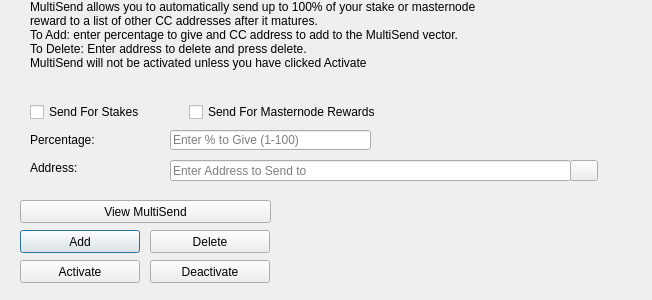
<?xml version="1.0" encoding="UTF-8"?>
<ui version="4.0">
 <class>MultiSendDialog</class>
 <widget class="QDialog" name="MultiSendDialog">
  <property name="windowModality">
   <enum>Qt::NonModal</enum>
  </property>
  <property name="geometry">
   <rect>
    <x>0</x>
    <y>0</y>
    <width>652</width>
    <height>300</height>
   </rect>
  </property>
  <property name="windowTitle">
   <string>MultiSend</string>
  </property>
  <widget class="QLineEdit" name="multiSendPercentEdit">
   <property name="geometry">
    <rect>
     <x>170</x>
     <y>130</y>
     <width>201</width>
     <height>20</height>
    </rect>
   </property>
   <property name="toolTip">
    <string>Enter whole numbers 1 - 100</string>
   </property>
   <property name="placeholderText">
    <string>Enter % to Give (1-100)</string>
   </property>
  </widget>
  <widget class="QLineEdit" name="multiSendAddressEdit">
   <property name="geometry">
    <rect>
     <x>170</x>
     <y>160</y>
     <width>401</width>
     <height>21</height>
    </rect>
   </property>
   <property name="toolTip">
    <string/>
   </property>
   <property name="placeholderText">
    <string>Enter Address to Send to</string>
   </property>
  </widget>
  <widget class="QLabel" name="label_2">
   <property name="geometry">
    <rect>
     <x>30</x>
     <y>0</y>
     <width>451</width>
     <height>121</height>
    </rect>
   </property>
   <property name="lineWidth">
    <number>1</number>
   </property>
   <property name="text">
    <string>MultiSend allows you to automatically send up to 100% of your stake or masternode reward to a list of other CC addresses after it matures.
To Add: enter percentage to give and CC address to add to the MultiSend vector.
To Delete: Enter address to delete and press delete.
MultiSend will not be activated unless you have clicked Activate</string>
   </property>
   <property name="alignment">
    <set>Qt::AlignLeading|Qt::AlignLeft|Qt::AlignTop</set>
   </property>
   <property name="wordWrap">
    <bool>true</bool>
   </property>
  </widget>
  <widget class="QLabel" name="message">
   <property name="geometry">
    <rect>
     <x>290</x>
     <y>200</y>
     <width>351</width>
     <height>91</height>
    </rect>
   </property>
   <property name="text">
    <string/>
   </property>
  </widget>
  <widget class="QPushButton" name="addButton">
   <property name="geometry">
    <rect>
     <x>20</x>
     <y>230</y>
     <width>120</width>
     <height>23</height>
    </rect>
   </property>
   <property name="toolTip">
    <string/>
   </property>
   <property name="statusTip">
    <string>Add to MultiSend Vector</string>
   </property>
   <property name="text">
    <string>Add</string>
   </property>
  </widget>
  <widget class="QPushButton" name="disableButton">
   <property name="geometry">
    <rect>
     <x>150</x>
     <y>260</y>
     <width>120</width>
     <height>23</height>
    </rect>
   </property>
   <property name="statusTip">
    <string>Deactivate MultiSend</string>
   </property>
   <property name="text">
    <string>Deactivate</string>
   </property>
  </widget>
  <widget class="QPushButton" name="addressBookButton">
   <property name="geometry">
    <rect>
     <x>570</x>
     <y>160</y>
     <width>28</width>
     <height>21</height>
    </rect>
   </property>
   <property name="toolTip">
    <string>Choose an address from the address book</string>
   </property>
   <property name="text">
    <string/>
   </property>
   <property name="icon">
    <iconset resource="../cc.qrc">
     <normaloff>:/icons/address-book</normaloff>:/icons/address-book</iconset>
   </property>
   <property name="shortcut">
    <string>Alt+A</string>
   </property>
   <property name="autoDefault">
    <bool>false</bool>
   </property>
  </widget>
  <widget class="QLabel" name="label">
   <property name="geometry">
    <rect>
     <x>30</x>
     <y>130</y>
     <width>121</width>
     <height>20</height>
    </rect>
   </property>
   <property name="toolTip">
    <string>Percentage of stake to send</string>
   </property>
   <property name="text">
    <string>Percentage:</string>
   </property>
  </widget>
  <widget class="QLabel" name="label_5">
   <property name="geometry">
    <rect>
     <x>30</x>
     <y>160</y>
     <width>111</width>
     <height>16</height>
    </rect>
   </property>
   <property name="toolTip">
    <string>Address to send portion of stake to</string>
   </property>
   <property name="text">
    <string>Address:</string>
   </property>
  </widget>
  <widget class="QPushButton" name="deleteButton">
   <property name="geometry">
    <rect>
     <x>150</x>
     <y>230</y>
     <width>120</width>
     <height>23</height>
    </rect>
   </property>
   <property name="toolTip">
    <string/>
   </property>
   <property name="statusTip">
    <string>Delete Address From MultiSend Vector</string>
   </property>
   <property name="text">
    <string>Delete</string>
   </property>
  </widget>
  <widget class="QPushButton" name="activateButton">
   <property name="geometry">
    <rect>
     <x>20</x>
     <y>260</y>
     <width>120</width>
     <height>23</height>
    </rect>
   </property>
   <property name="statusTip">
    <string>Activate MultiSend</string>
   </property>
   <property name="text">
    <string>Activate</string>
   </property>
  </widget>
  <widget class="QPushButton" name="viewButton">
   <property name="geometry">
    <rect>
     <x>20</x>
     <y>200</y>
     <width>251</width>
     <height>23</height>
    </rect>
   </property>
   <property name="toolTip">
    <string/>
   </property>
   <property name="statusTip">
    <string>View MultiSend Vector</string>
   </property>
   <property name="text">
    <string>View MultiSend</string>
   </property>
  </widget>
  <widget class="QWidget" name="horizontalLayoutWidget">
   <property name="geometry">
    <rect>
     <x>30</x>
     <y>100</y>
     <width>351</width>
     <height>24</height>
    </rect>
   </property>
   <layout class="QHBoxLayout" name="horizontalLayout">
    <item>
     <widget class="QCheckBox" name="multiSendStakeCheckBox">
      <property name="text">
       <string>Send For Stakes</string>
      </property>
     </widget>
    </item>
    <item>
     <widget class="QCheckBox" name="multiSendMasternodeCheckBox">
      <property name="text">
       <string>Send For Masternode Rewards</string>
      </property>
     </widget>
    </item>
   </layout>
  </widget>
 </widget>
 <resources>
  <include location="../cc.qrc"/>
 </resources>
 <connections/>
</ui>
